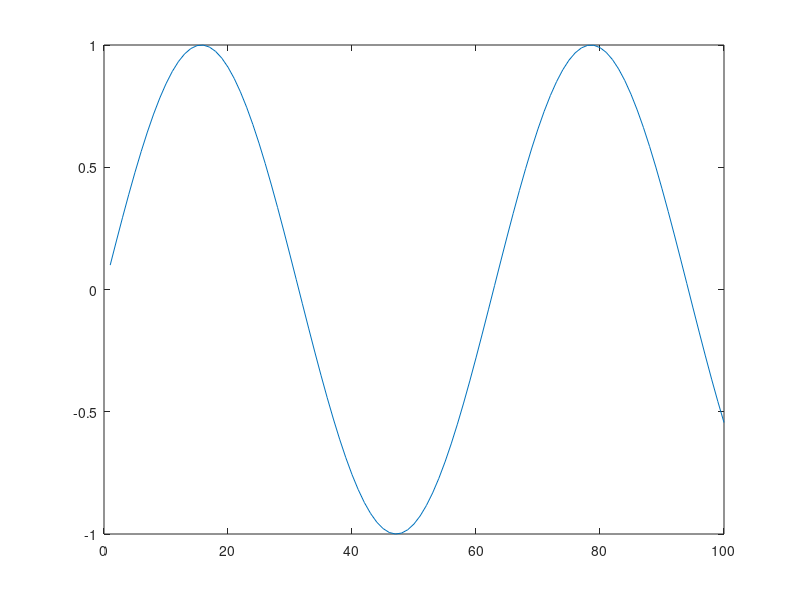
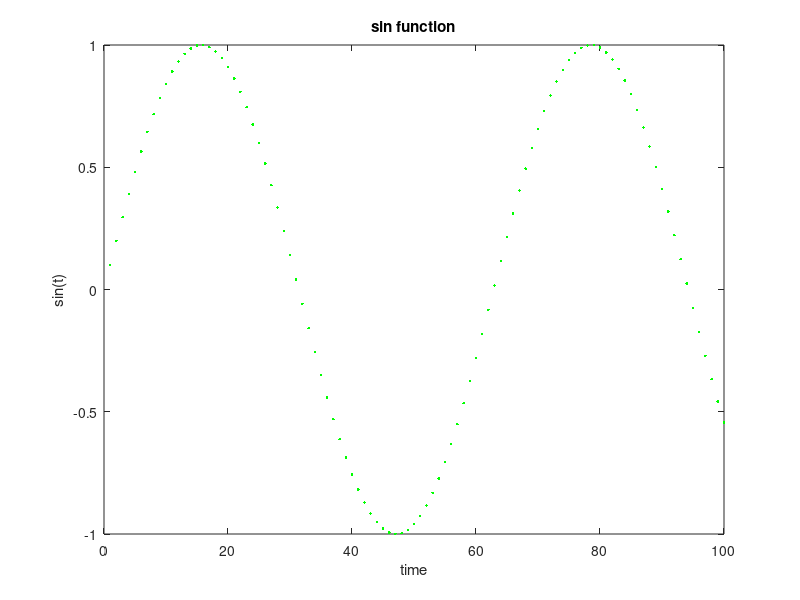

Here is the MATLAB script that generated these plots, in order: (Note: this script raises an error after producing the figures.)
%%% review

a = 1;   %%% scalar
dist = [180 210 140 170 160];  %%% vector
scores = [ 98 85 93; 78 81 82; 65 72 67; 88 89 91; 99 96 98]; %%% matrix

%%% indexing --> Remember: x,y = rows, columns
scores(1,:) % row 1, all columns
scores(:,1) % all rows, column 1 

%%% functions on a vector/array
area = [1 4 9 16 25]; 
side = sqrt(area) % element wise operation, returns vector/array: [1 2 3 4 5] % WHY don't need '.'? B/C fcn?

%strings
name = 'kris' % array w/4 string elements
name(1) % returns 'k'

%%% PLOTTING

%%% line plots

t = 1:100; %%% note semicolon - 1 (row) x 100 (column) matrix
y = sin(t/10); %storing result of sin(t/10) in variable y
figure
plot(t,y); % plots 1 -> 100 time points (t) vs output of sin() when t (1 -> 100) is it's argument 
           %[plot(Y) plots the columns of Y versus their index.]

%note: --- help for plot ---

 %plot   Linear plot. 
    %plot(X,Y) plots vector Y versus vector X. 
    %If X or Y is a matrix, then the vector is plotted versus the rows or columns of the matrix,
    %whichever line up.  
    
    %plot(Y) plots the columns of Y versus their index.
    
figure % new figure
plot(t,y,'g.'); % g. = green dots. help [plot] for more
title('sin function')
xlabel('time')
ylabel('sin(t)')

load sample_trace  %%% v = (time, neuron)... 2 neuron columns & index is time
size(v) % 100 row x 2 column matrix
figure
plot(v(:,1)); % plots matrix v (all rows, column/neuron 1) against the index (time)
 
hold on % same figure
plot(v(:,2),'g'); % plot 2nd column in green

xlabel('secs')
ylabel('volts')

%%% bar graphs

% for vectors/arrays
firingRate = [12 18 10]; % make a vector/array
figure 
bar(firingRate) %plots array element vs index in bar graph form
ylabel('rate')

% for entire matrix
figure
bar(scores) % scores is a 5 (rows) x 3 (columns) matrix 
% Result of bar(scores) is elements in each row grouped by column plotted against index

% for only one row of matrix
figure % new figure
studentAvg = mean(scores,2); % average of elements in matrix 'scores' taken across rows (gives column array)
bar(studentAvg) % plots column element vs index; similar to bar(array)

%%% if/then
x = -1; % define variable
sqrt(x) % sqrt(x) is variable stored as 'ans'
if x<0 % if x is less than zero
    display('warning! imaginary number!') % then displat string
else % if x is not less than zero
    display('real number') % display different string
end %note: when entering this if/then statement piece by piece in command line, it ony executes (and shows
%me 'warning!' after I type 'end'


